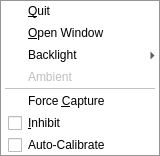
<?xml version="1.0" encoding="UTF-8"?>
<ui version="4.0">
 <class>TrayMenu</class>
 <widget class="QMenu" name="TrayMenu">
  <property name="title">
   <string/>
  </property>
  <widget class="QMenu" name="menuBacklight">
   <property name="title">
    <string>Backlight</string>
   </property>
   <addaction name="actionBlInc"/>
   <addaction name="actionDecBl"/>
  </widget>
  <action name="actionQuit">
   <property name="text">
    <string>&amp;Quit</string>
   </property>
  </action>
  <action name="actionCapture">
   <property name="text">
    <string>Force &amp;Capture</string>
   </property>
  </action>
  <action name="actionOpen">
   <property name="text">
    <string>&amp;Open Window</string>
   </property>
  </action>
  <action name="actionInhibit">
   <property name="checkable">
    <bool>true</bool>
   </property>
   <property name="text">
    <string>&amp;Inhibit</string>
   </property>
  </action>
  <action name="actionAmbient">
   <property name="enabled">
    <bool>false</bool>
   </property>
   <property name="text">
    <string>Ambient</string>
   </property>
  </action>
  <action name="actionAutoCalib">
   <property name="checkable">
    <bool>true</bool>
   </property>
   <property name="text">
    <string>Auto-Calibrate</string>
   </property>
  </action>
  <action name="actionBlInc">
   <property name="text">
    <string>Increase 5%</string>
   </property>
  </action>
  <action name="actionDecBl">
   <property name="text">
    <string>Decrease 5%</string>
   </property>
  </action>
  <addaction name="actionQuit"/>
  <addaction name="actionOpen"/>
  <addaction name="menuBacklight"/>
  <addaction name="actionAmbient"/>
  <addaction name="separator"/>
  <addaction name="actionCapture"/>
  <addaction name="actionInhibit"/>
  <addaction name="actionAutoCalib"/>
 </widget>
 <resources/>
 <connections/>
</ui>
